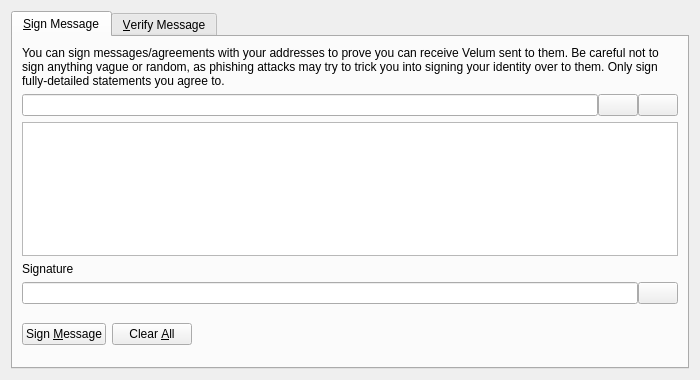
<?xml version="1.0" encoding="UTF-8"?>
<ui version="4.0">
 <class>SignVerifyMessageDialog</class>
 <widget class="QDialog" name="SignVerifyMessageDialog">
  <property name="geometry">
   <rect>
    <x>0</x>
    <y>0</y>
    <width>700</width>
    <height>380</height>
   </rect>
  </property>
  <property name="windowTitle">
   <string>Signatures - Sign / Verify a Message</string>
  </property>
  <property name="modal">
   <bool>true</bool>
  </property>
  <layout class="QVBoxLayout" name="verticalLayout">
   <item>
    <widget class="QTabWidget" name="tabWidget">
     <property name="currentIndex">
      <number>0</number>
     </property>
     <widget class="QWidget" name="tabSignMessage">
      <attribute name="title">
       <string>&amp;Sign Message</string>
      </attribute>
      <layout class="QVBoxLayout" name="verticalLayout_SM">
       <item>
        <widget class="QLabel" name="infoLabel_SM">
         <property name="text">
          <string>You can sign messages/agreements with your addresses to prove you can receive Velum sent to them. Be careful not to sign anything vague or random, as phishing attacks may try to trick you into signing your identity over to them. Only sign fully-detailed statements you agree to.</string>
         </property>
         <property name="textFormat">
          <enum>Qt::PlainText</enum>
         </property>
         <property name="wordWrap">
          <bool>true</bool>
         </property>
        </widget>
       </item>
       <item>
        <layout class="QHBoxLayout" name="horizontalLayout_1_SM">
         <property name="spacing">
          <number>0</number>
         </property>
         <item>
          <widget class="QValidatedLineEdit" name="addressIn_SM">
           <property name="toolTip">
            <string>The Velum address to sign the message with</string>
           </property>
          </widget>
         </item>
         <item>
          <widget class="QPushButton" name="addressBookButton_SM">
           <property name="toolTip">
            <string>Choose previously used address</string>
           </property>
           <property name="text">
            <string/>
           </property>
           <property name="shortcut">
            <string>Alt+A</string>
           </property>
           <property name="autoDefault">
            <bool>false</bool>
           </property>
          </widget>
         </item>
         <item>
          <widget class="QPushButton" name="pasteButton_SM">
           <property name="toolTip">
            <string>Paste address from clipboard</string>
           </property>
           <property name="text">
            <string/>
           </property>
           <property name="shortcut">
            <string>Alt+P</string>
           </property>
           <property name="autoDefault">
            <bool>false</bool>
           </property>
          </widget>
         </item>
        </layout>
       </item>
       <item>
        <widget class="QPlainTextEdit" name="messageIn_SM">
         <property name="toolTip">
          <string>Enter the message you want to sign here</string>
         </property>
        </widget>
       </item>
       <item>
        <widget class="QLabel" name="signatureLabel_SM">
         <property name="text">
          <string>Signature</string>
         </property>
         <property name="textFormat">
          <enum>Qt::PlainText</enum>
         </property>
        </widget>
       </item>
       <item>
        <layout class="QHBoxLayout" name="horizontalLayout_2_SM">
         <property name="spacing">
          <number>0</number>
         </property>
         <item>
          <widget class="QLineEdit" name="signatureOut_SM">
           <property name="font">
            <font>
             <italic>true</italic>
            </font>
           </property>
           <property name="readOnly">
            <bool>true</bool>
           </property>
          </widget>
         </item>
         <item>
          <widget class="QPushButton" name="copySignatureButton_SM">
           <property name="toolTip">
            <string>Copy the current signature to the system clipboard</string>
           </property>
           <property name="text">
            <string/>
           </property>
           <property name="autoDefault">
            <bool>false</bool>
           </property>
          </widget>
         </item>
        </layout>
       </item>
       <item>
        <layout class="QHBoxLayout" name="horizontalLayout_3_SM">
         <item>
          <widget class="QPushButton" name="signMessageButton_SM">
           <property name="toolTip">
            <string>Sign the message to prove you own this Velum address</string>
           </property>
           <property name="text">
            <string>Sign &amp;Message</string>
           </property>
           <property name="autoDefault">
            <bool>false</bool>
           </property>
          </widget>
         </item>
         <item>
          <widget class="QPushButton" name="clearButton_SM">
           <property name="toolTip">
            <string>Reset all sign message fields</string>
           </property>
           <property name="text">
            <string>Clear &amp;All</string>
           </property>
           <property name="autoDefault">
            <bool>false</bool>
           </property>
          </widget>
         </item>
         <item>
          <spacer name="horizontalSpacer_1_SM">
           <property name="orientation">
            <enum>Qt::Horizontal</enum>
           </property>
           <property name="sizeHint" stdset="0">
            <size>
             <width>40</width>
             <height>48</height>
            </size>
           </property>
          </spacer>
         </item>
         <item>
          <widget class="QLabel" name="statusLabel_SM">
           <property name="font">
            <font>
             <weight>75</weight>
             <bold>true</bold>
            </font>
           </property>
           <property name="text">
            <string/>
           </property>
           <property name="wordWrap">
            <bool>true</bool>
           </property>
          </widget>
         </item>
         <item>
          <spacer name="horizontalSpacer_2_SM">
           <property name="orientation">
            <enum>Qt::Horizontal</enum>
           </property>
           <property name="sizeHint" stdset="0">
            <size>
             <width>40</width>
             <height>48</height>
            </size>
           </property>
          </spacer>
         </item>
        </layout>
       </item>
      </layout>
     </widget>
     <widget class="QWidget" name="tabVerifyMessage">
      <attribute name="title">
       <string>&amp;Verify Message</string>
      </attribute>
      <layout class="QVBoxLayout" name="verticalLayout_VM">
       <item>
        <widget class="QLabel" name="infoLabel_VM">
         <property name="text">
          <string>Enter the receiver's address, message (ensure you copy line breaks, spaces, tabs, etc. exactly) and signature below to verify the message. Be careful not to read more into the signature than what is in the signed message itself, to avoid being tricked by a man-in-the-middle attack. Note that this only proves the signing party receives with the address, it cannot prove sendership of any transaction!</string>
         </property>
         <property name="textFormat">
          <enum>Qt::PlainText</enum>
         </property>
         <property name="alignment">
          <set>Qt::AlignLeading|Qt::AlignLeft|Qt::AlignTop</set>
         </property>
         <property name="wordWrap">
          <bool>true</bool>
         </property>
        </widget>
       </item>
       <item>
        <layout class="QHBoxLayout" name="horizontalLayout_1_VM">
         <property name="spacing">
          <number>0</number>
         </property>
         <item>
          <widget class="QValidatedLineEdit" name="addressIn_VM">
           <property name="toolTip">
            <string>The Velum address the message was signed with</string>
           </property>
          </widget>
         </item>
         <item>
          <widget class="QPushButton" name="addressBookButton_VM">
           <property name="toolTip">
            <string>Choose previously used address</string>
           </property>
           <property name="text">
            <string/>
           </property>
           <property name="shortcut">
            <string>Alt+A</string>
           </property>
           <property name="autoDefault">
            <bool>false</bool>
           </property>
          </widget>
         </item>
        </layout>
       </item>
       <item>
        <widget class="QPlainTextEdit" name="messageIn_VM"/>
       </item>
       <item>
        <widget class="QValidatedLineEdit" name="signatureIn_VM"/>
       </item>
       <item>
        <layout class="QHBoxLayout" name="horizontalLayout_2_VM">
         <item>
          <widget class="QPushButton" name="verifyMessageButton_VM">
           <property name="toolTip">
            <string>Verify the message to ensure it was signed with the specified Velum address</string>
           </property>
           <property name="text">
            <string>Verify &amp;Message</string>
           </property>
           <property name="autoDefault">
            <bool>false</bool>
           </property>
          </widget>
         </item>
         <item>
          <widget class="QPushButton" name="clearButton_VM">
           <property name="toolTip">
            <string>Reset all verify message fields</string>
           </property>
           <property name="text">
            <string>Clear &amp;All</string>
           </property>
           <property name="autoDefault">
            <bool>false</bool>
           </property>
          </widget>
         </item>
         <item>
          <spacer name="horizontalSpacer_1_VM">
           <property name="orientation">
            <enum>Qt::Horizontal</enum>
           </property>
           <property name="sizeHint" stdset="0">
            <size>
             <width>40</width>
             <height>48</height>
            </size>
           </property>
          </spacer>
         </item>
         <item>
          <widget class="QLabel" name="statusLabel_VM">
           <property name="font">
            <font>
             <weight>75</weight>
             <bold>true</bold>
            </font>
           </property>
           <property name="text">
            <string/>
           </property>
           <property name="wordWrap">
            <bool>true</bool>
           </property>
          </widget>
         </item>
         <item>
          <spacer name="horizontalSpacer_2_VM">
           <property name="orientation">
            <enum>Qt::Horizontal</enum>
           </property>
           <property name="sizeHint" stdset="0">
            <size>
             <width>40</width>
             <height>48</height>
            </size>
           </property>
          </spacer>
         </item>
        </layout>
       </item>
      </layout>
     </widget>
    </widget>
   </item>
  </layout>
 </widget>
 <customwidgets>
  <customwidget>
   <class>QValidatedLineEdit</class>
   <extends>QLineEdit</extends>
   <header>qvalidatedlineedit.h</header>
  </customwidget>
 </customwidgets>
 <resources>
  <include location="../velum.qrc"/>
 </resources>
 <connections/>
</ui>
